Frame 1 (no input): blank canvas, image omitted
Frame 60 (the mouse pressed at the canvas centre just before this capture): blank canvas, image omitted
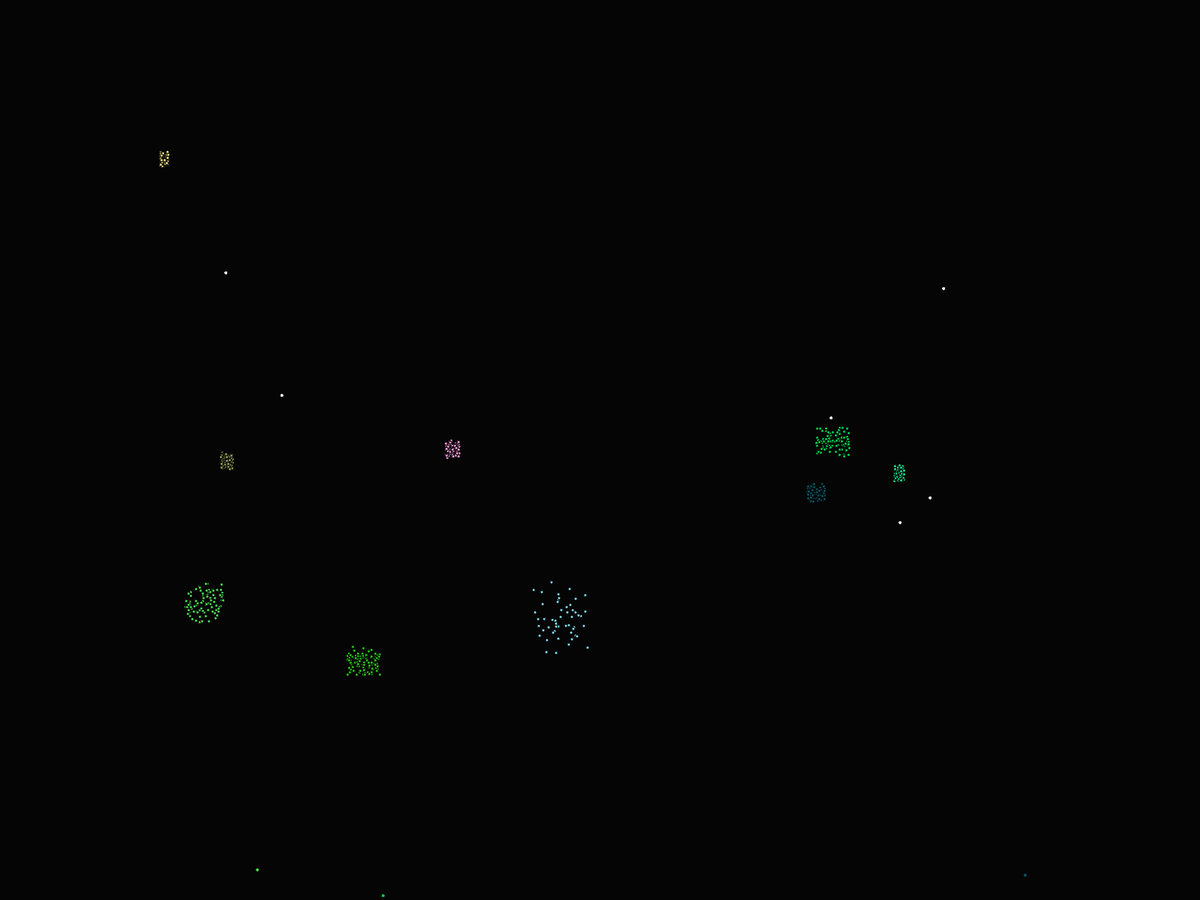
Frame 120 (the mouse held since frame 60 and released just before this capture)

The Processing sketch whose frames 1 and 60 were blank and that drew this single picture after the mouse press (run headless with seeded random() and noise(); from frame 60 on, the mouse is pressed at the canvas centre):

// Processing sketch: Firework_Display
// ── Firework_Display.pde
Line[] Firework = new Line[15];


void setup() {
  fullScreen();
  background(30);
  for (int x = 0; x < 15; x++) {
    Firework[x] = new Line();
  }
}

void draw() {
  background(5);
  for (Line Fire : Firework) {
    Fire.Draw();
  }
  

  
}

// ── Dot_Class.pde
class Dot {
  float XPos;
  float YPos;
  String Direction;
  color Colour;
  int TimeAlive = 25 + int(random(-5,10));
  float YPosChange = random(-2,-10);
  float YPosChangeSquared = random(0,0.2);
  float XPosChange = random(0,1.3);
  int Amount = int(random(20,50));
  Dot(float Xpos, float Ypos, String direction, color colour) {
    XPos = Xpos;
    YPos = Ypos + random(-10,10);
    Colour = colour;
    Direction = direction;

  }
 void Draw() {
   fill(Colour);
   if (Direction == "Left") {
     XPos -= XPosChange;
   } else {
     XPos += XPosChange;
   }
   YPos += YPosChange;
   YPosChange += YPosChangeSquared;
   YPosChange += 0.1;
   TimeAlive -= 1;
   circle(XPos,YPos,4);
 }
}

// ── Line_Class.pde
class Line {
  float YPos = height+random(10,500);
  float YPosChange = random(10,15);
  float FinalY = random(100,400);
  float XPos = random(200,width-200);
  float YVel = random(10);
  ArrayList<Dot> Particles = new ArrayList<Dot>();
  
  void Draw() {
    fill(255,255,255);
    for (int i = 0; i < Particles.size(); i++) {
      Dot part = Particles.get(i);
      if (part.TimeAlive == 0) {
        Particles.remove(i);
      }
      part.Draw();
    }
    circle(XPos,YPos,5);
    YPos -= YPosChange;
    YPosChange -= 0.1;
    if ((YPos < FinalY) || (YPosChange < 1)) {
      Explode();
      YPos = height+random(10,500);
      XPos = random(50,width-50);
      YPosChange = random(10,15);
      FinalY = random(50,450);
    }
  }
  
  void Explode() {
    String Direction = "";
    color Colour = color(int(random(0,255)),int(random(0,255)),int(random(0,255)));
    for (int i = 0; i < 100; i++) {
      if (i <= 50) {
        Direction = "Left";
      } else {
        Direction = "Right";
      }
      Particles.add(new Dot(XPos,YPos, Direction,Colour));
      
    }  
  }
 
}
